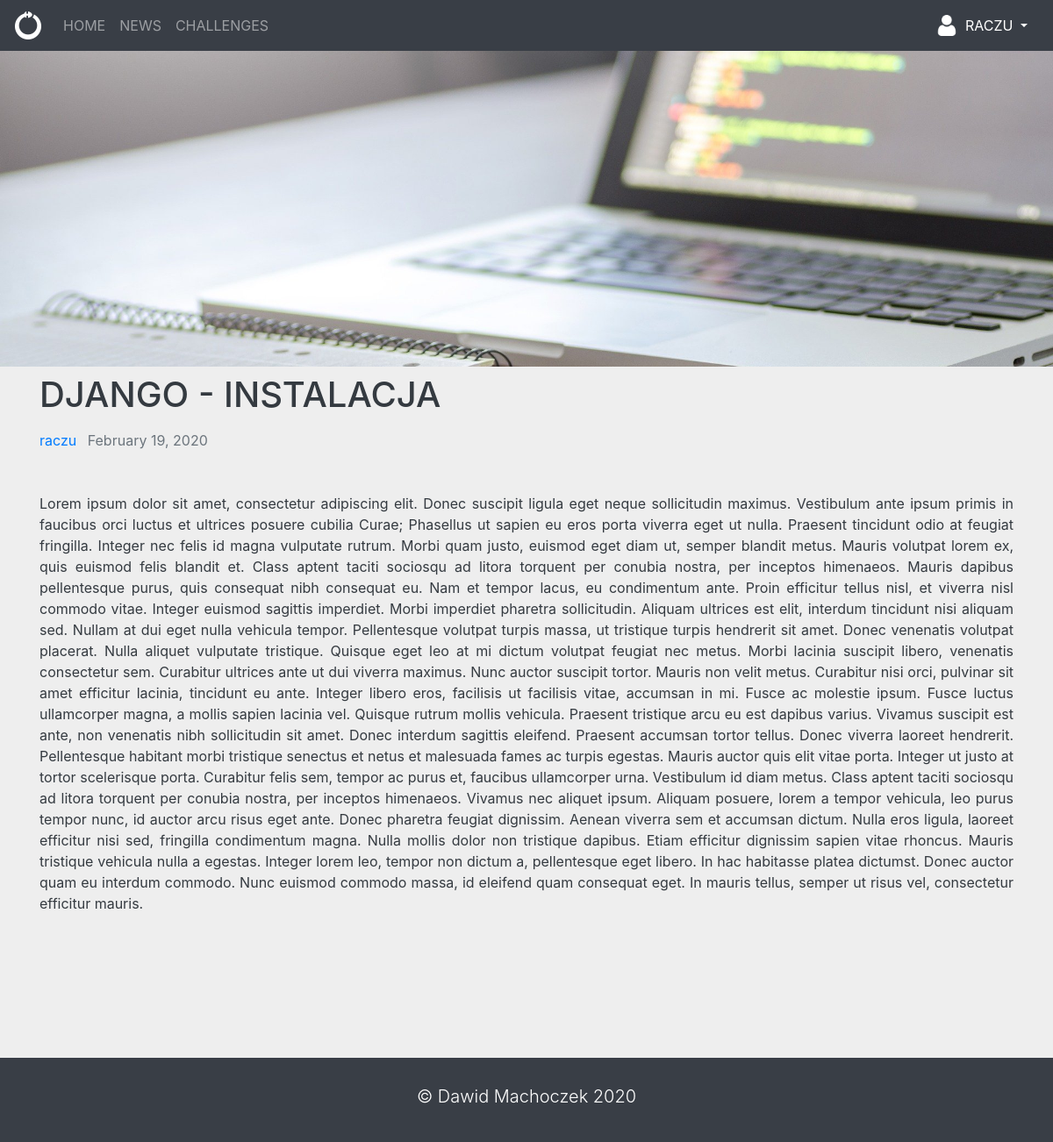
The app's page /articles/django-instalacja/ (signed in) with its own data.
### articles/models.py (models this page shows, shortened)
class Articles(models.Model):
    title = models.CharField(max_length=100)
    slug = models.SlugField()
    content = models.TextField()
    imageSmall = models.ImageField(default='defaultImageSmall.png', upload_to='articlesPictures/articlesSmall', blank=True)
    image = models.ImageField(default='defaultImage.jpg', upload_to='articlesPictures/articlesImages', blank=True)
    date = models.DateTimeField(auto_now_add=True)
    author = models.ForeignKey(User, on_delete=models.CASCADE, default=None)

### articles/views.py (the view)
# urls.py: re_path(r'^(?P<slug>[\w-]+)/$', views.articles_detail, name="detail"),
def articles_detail(request, slug):
    article = Articles.objects.get(slug=slug)
    args = {'article': article}
    return render(request, 'articles/articleDetail.html', args)

### articles/templates/articles/articleDetail.html
{% extends 'baseTemplate.html' %}
{% block content %}
<div class="article-detail text-dark">
  <div class=" article-detail-img">
  </div>
  <article>
    <div class="container" style="padding-bottom: 100px;">
      <header>
        <h1 class="text-uppercase py-2">{{article.title}}</h1>
      </header>
      <div class="article-detail-metadata">
        <a class="mr-2" href="#">{{article.author}}</a>
        <medium class="text-muted">{{article.date|date:"F d, Y"}}</medium>
      </div>
      <div class="article-detail-body py-5">
        <p class="text-justify">{{article.content}}</p>
      </div>
    </div>
  </article>
</div>
{% endblock %}

### templates/baseTemplate.html (shortened to what this page needs)
{% load static %}
<!DOCTYPE html>
<html lang="en">
<head>
  <link rel="stylesheet" href="https://stackpath.bootstrapcdn.com/bootstrap/4.4.1/css/bootstrap.min.css"
 />
  <link rel="stylesheet" href="{% static 'styles.css' %}">
</head>
<body style="background-color: #eeeeee;" class="text-dark">
  <header>
    <nav class="navbar sticky-top navbar-expand-lg navbar-dark" style="background-color: #393e46;">
      <a class="navbar-brand " href="{% url 'home' %}"><img src="/media/snakeWhite.png" width="32" height="32"
          class="d-inline-block align-top" alt=""></a>
      <div class="collapse navbar-collapse" id="navbarMenu">
        <ul class="navbar-nav mr-auto">
          <li class="nav-item">
            <a class="nav-link" href="{% url 'home' %}">HOME</a>
          </li>
          <li class="nav-item">
            <a class="nav-link" href="{% url 'articles:list' %}">NEWS</a>
          </li>
          <li class="nav-item">
            <a class="nav-link" href="/challenges/">CHALLENGES</a>
          </li>
        </ul>
        {% if user.is_authenticated %}
        <div class="dropdown d-none d-lg-block">
          <button class="btn dropdown-toggle text-white" type="button" id="dropdownUser" data-toggle="dropdown"
            aria-haspopup="true" aria-expanded="false">
            <img src="/media/userWhite.png" width="24" height="24" class="d-inline-block align-top mx-1" alt="">
            <span class="text-uppercase">{{ user.username }}</span>
          </button>
        </div>
        {% else %}
        <button class="btn btn-danger mx-1 d-none d-lg-block" type="button" style="width: 120px;"
          onclick="window.location.href='{% url 'accounts:login' %}'">LOG IN</button>
        <ul class="navbar-nav mr-auto d-sm-block d-lg-none">
          <a class="nav-link" href="{% url 'accounts:login' %}">LOG IN</a>
        </ul>
        {% endif %}
      </div>
    </nav>
  </header>
  {% block content %}
  {% endblock %}
  <footer>
    <div class="row text-center text-white">
      <div class="col-12">
        <h5 class="font-weight-light">&copy; Dawid Machoczek 2020</h5>
      </div>
    </div>
  </footer>
</body>
</html>

### assets/styles.css (style rules this page uses)
.article-detail article { background-color: #eeeeee; height: 100%; }
.article-detail-metadata a { font-size: medium; }
footer { background-color: #393e46; padding: 2rem; }

### records on screen
Articles: title "DJANGO - INSTALACJA", author "raczu", date "February 19, 2020", content "Lorem ipsum dolor sit amet, consectetur adipiscing elit. Donec suscipit ligula eget neque sollicitudin maximus. Vestibulum ante ipsum primis in faucibus orci luctus et ultrices posuere cubilia Curae; Phasellus ut sapien eu eros porta viverra eget ut nulla. Praesent tincidunt odio at feugiat fringilla. Integer nec felis id magna vulputate rutrum. Morbi quam justo, euismod eget diam ut, semper blandit metus. Mauris volutpat lorem ex, quis euismod felis blandit et. Class aptent taciti sociosqu ad litora torquent per conubia nostra, per inceptos himenaeos. Mauris dapibus pellentesque purus, quis consequat nibh consequat eu. Nam et tempor lacus, eu condimentum ante. Proin efficitur tellus nisl,…"

### other values on screen
{{ user.username }} "RACZU"
